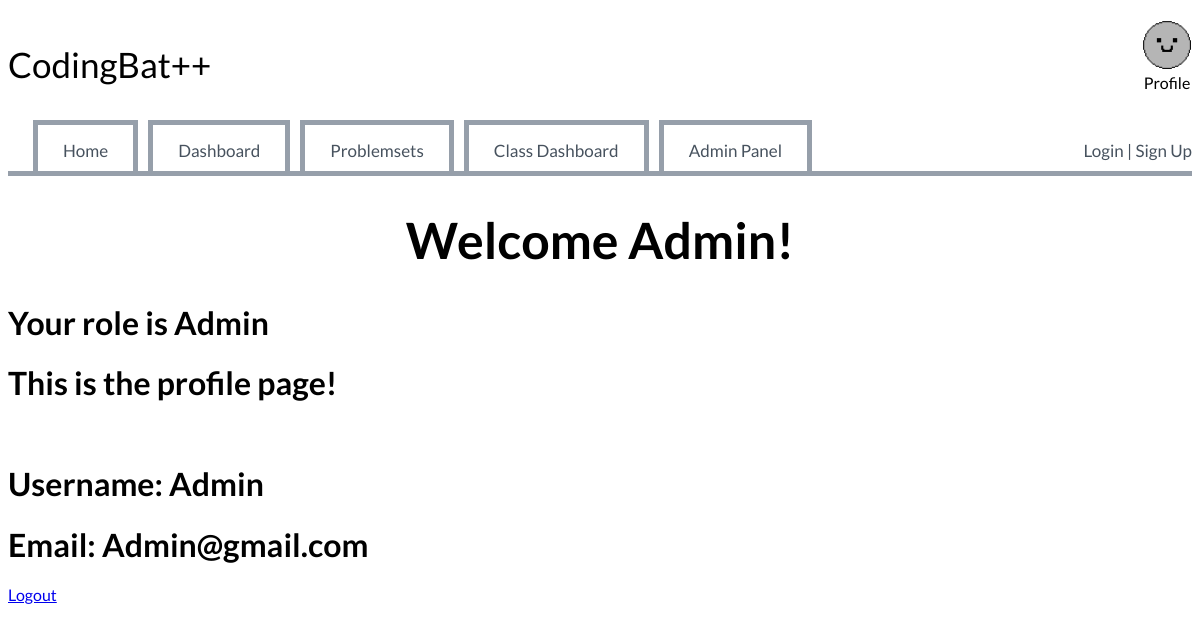
The app's page /profile (signed in) with its own data.
### website/models.py (models this page shows)
class User(db.Model , UserMixin):
    id = db.Column(db.Integer, primary_key=True, nullable=False)
    email = db.Column(db.String(150), unique=True, nullable=False)
    password = db.Column(db.String, nullable=False)
    username = db.Column(db.String(150), unique=True, nullable=False)
    role = db.Column(db.String(80), nullable=False)
    class_id = db.Column(db.Integer, db.ForeignKey('classroom.id'), nullable=True)
    problems = db.relationship('Problems', secondary='user_progress', back_populates='users', lazy='dynamic')
    user_progress = db.relationship('Progress', back_populates='user', lazy='dynamic', cascade="all, delete-orphan")

### website/views.py (the view)
@views.route('/profile')
@login_required
def profile():
    return render_template('profile.html')

### website/templates/profile.html (shortened to what this page needs)
{% extends 'base.html' %}
{% block content %}
{% if current_user.is_authenticated %}
    <h1 id="welcome">Welcome {{current_user.username}}!</h1>
    <h1>Your role is {{current_user.role}}</h1>
{% endif %}
<h1>This is the profile page!</h1>
<br>
<h1>Username: {{current_user.username}}</h1>
<h1>Email: {{current_user.email}}</h1>
<a id="logout" href="/logout">Logout</a>
{% endblock %}

### website/static/styles.css (style rules this page uses)
body { font-family: 'Lato'; }
#welcome { text-align: center; font-size: 50px; }

### records on screen
User: username "Admin", role "Admin", email "Admin@gmail.com"
